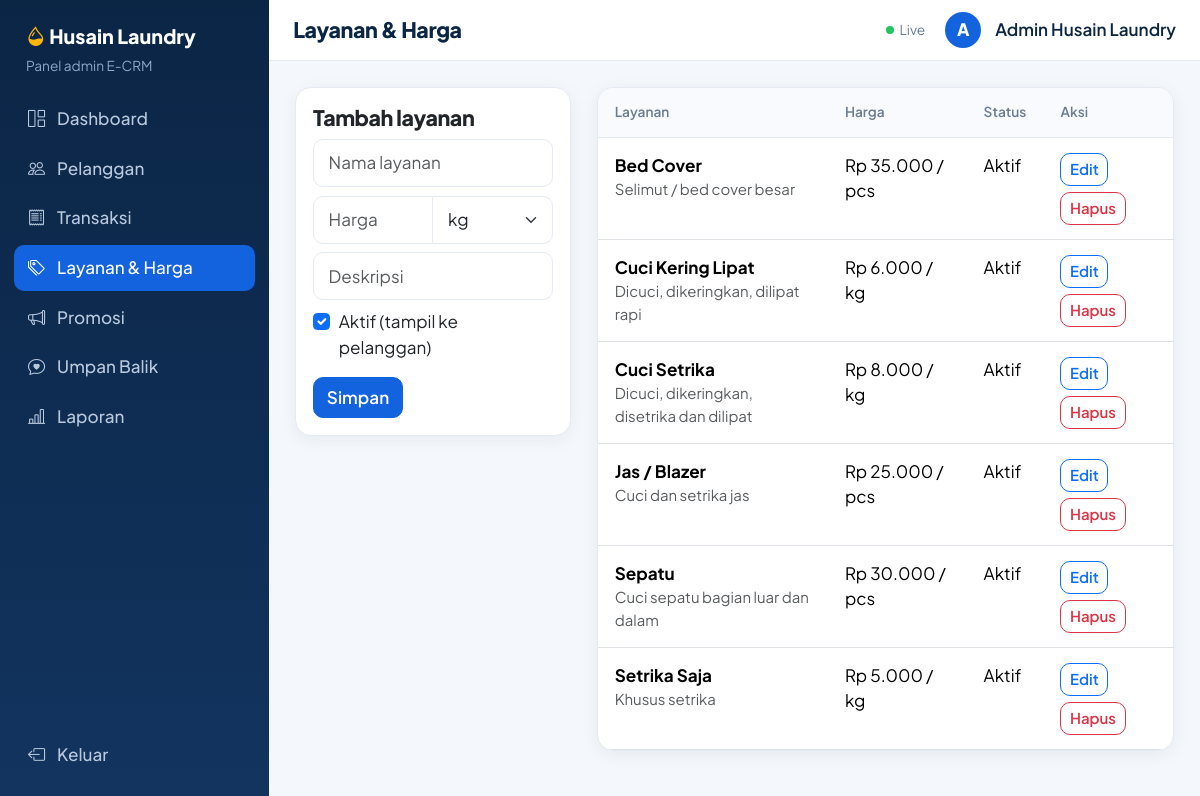
/admin/layanan.php (signed in), run on the app's committed database.
### tables this page shows
CREATE TABLE layanan (
  id INT AUTO_INCREMENT PRIMARY KEY,
  nama VARCHAR(100) NOT NULL,
  harga INT NOT NULL,
  satuan ENUM('kg','pcs') NOT NULL DEFAULT 'kg',
  deskripsi VARCHAR(255) DEFAULT NULL,
  aktif TINYINT(1) NOT NULL DEFAULT 1
);

### admin/layanan.php (the view, shortened to what this page needs)
<?php
$edit = null;
$daftar = q("SELECT * FROM layanan ORDER BY aktif DESC, nama")->fetchAll();
?>
<div class="row g-4">
  <div class="col-xl-4">
    <div class="card p-3">
      <h5><?= $edit ? 'Edit layanan' : 'Tambah layanan' ?></h5>
      <form method="post">
        <input name="nama" class="form-control mb-2" placeholder="Nama layanan" required
               value="<?= e($edit['nama'] ?? '') ?>">
        <div class="input-group mb-2">
          <input type="number" name="harga" class="form-control" placeholder="Harga" required
                 value="<?= e($edit['harga'] ?? '') ?>">
          <select name="satuan" class="form-select">
            <?php foreach (['kg', 'pcs'] as $s): ?>
              <option <?= sel($edit['satuan'] ?? '', $s) ?>><?= $s ?></option>
            <?php endforeach ?>
          </select>
        </div>
        <input name="deskripsi" class="form-control mb-2" placeholder="Deskripsi"
               value="<?= e($edit['deskripsi'] ?? '') ?>">
        <div class="form-check mb-3">
          <input type="checkbox" name="aktif" class="form-check-input" id="aktif"
                 <?= ($edit['aktif'] ?? 1) ? 'checked' : '' ?>>
          <label for="aktif" class="form-check-label">Aktif (tampil ke pelanggan)</label>
        </div>
        <button name="simpan" class="btn btn-primary">Simpan</button>
      </form>
    </div>
  </div>
  <div class="col-xl-8">
    <div class="card table-responsive">
      <table class="table rtable mb-0">
        <thead>
          <tr>
            <th>Layanan</th>
            <th>Harga</th>
            <th>Status</th>
            <th>Aksi</th>
          </tr>
        </thead>
        <tbody>
          <?php foreach ($daftar as $l): ?>
            <tr>
              <td>
                <b><?= e($l['nama']) ?></b>
                <div class="small text-muted"><?= e($l['deskripsi']) ?></div>
              </td>
              <td><?= rp($l['harga']) ?> / <?= $l['satuan'] ?></td>
              <td><?= $l['aktif'] ? 'Aktif' : 'Nonaktif' ?></td>
              <td>
                <div class="aksi">
                  <a class="btn btn-sm btn-outline-primary" href="?edit=<?= $l['id'] ?>">Edit</a>
                  <?= delform($l['id']) ?>
                </div>
              </td>
            </tr>
          <?php endforeach ?>
        </tbody>
      </table>
    </div>
  </div>
</div>

### includes/fungsi.php (shortened to what this page needs)
<?php
function e($teks) {
    return htmlspecialchars((string)$teks, ENT_QUOTES, 'UTF-8');
}
function rp($angka) {
    return 'Rp ' . number_format((float)$angka, 0, ',', '.');
}
function q($sql, $param = []) {
    global $pdo;
    $stmt = $pdo->prepare($sql);
    $stmt->execute($param);
    return $stmt;
}
function delform($id) {
    return "<form method='post' class='d-inline' onsubmit=\"return confirm('Hapus data ini?')\">
            <input type='hidden' name='del' value='" . (int)$id . "'>
            <button class='btn btn-sm btn-outline-danger'>Hapus</button></form>";
}
function sel($a, $b) {
    return $a == $b ? 'selected' : '';
}

### assets/style.css (style rules this page uses)
:root { --ink:#0b2545; --blue:#1363df; --sky:#e8f1ff; --aqua:#18b5d4; --sun:#ffb703; --bg:#f4f7fb; --line:#e3eaf3; --mute:#6b7c93; }
body { font-family:'Plus Jakarta Sans',sans-serif; background:var(--bg); color:var(--ink); }
h1,h2,h3,h4,h5 { font-weight:800; letter-spacing:-.02em; }
a { color:var(--blue); }
.card { border:1px solid var(--line); border-radius:16px; box-shadow:0 4px 18px rgba(11,37,69,.06); }
.btn { border-radius:10px; font-weight:600; }
.btn-primary { background:var(--blue); border-color:var(--blue); }
.form-control,.form-select { border-radius:10px; border-color:var(--line); padding:.6rem .85rem; }
.table { --bs-table-bg:transparent; }
.table thead th { font-size:.8rem; color:var(--mute); font-weight:600; background:#f8fafd; border-bottom:1px solid var(--line); }
.table>:not(caption)>*>* { padding:.85rem 1rem; }
html { font-size: clamp(15px, .3vw + 13.5px, 17.5px); }
.table-responsive { overflow-x: auto; }
.aksi { display: flex; gap: .35rem; flex-wrap: wrap; }
.rtable td:has(.aksi) { justify-content: flex-end; }
html { scroll-behavior: smooth; scroll-padding-top: 5rem; }

### data on the page
layanan: nama "Bed Cover", deskripsi "Selimut / bed cover besar", harga "Rp 35.000", satuan "pcs", aktif "Aktif"
layanan: nama "Cuci Kering Lipat", deskripsi "Dicuci, dikeringkan, dilipat rapi", harga "Rp 6.000", satuan "kg", aktif "Aktif"
layanan: nama "Cuci Setrika", deskripsi "Dicuci, dikeringkan, disetrika dan dilipat", harga "Rp 8.000", satuan "kg", aktif "Aktif"
layanan: nama "Jas / Blazer", deskripsi "Cuci dan setrika jas", harga "Rp 25.000", satuan "pcs", aktif "Aktif"
layanan: nama "Sepatu", deskripsi "Cuci sepatu bagian luar dan dalam", harga "Rp 30.000", satuan "pcs", aktif "Aktif"
layanan: nama "Setrika Saja", deskripsi "Khusus setrika", harga "Rp 5.000", satuan "kg", aktif "Aktif"

### other printed values
$label "Dashboard"
$label "Pelanggan"
$label "Transaksi"
$label "Layanan & Harga"
$label "Promosi"
$label "Umpan Balik"
$label "Laporan"
$judul "Layanan & Harga"
$inisial "A"
$_SESSION['nama'] "Admin Husain Laundry"
form field satuan "kg"
